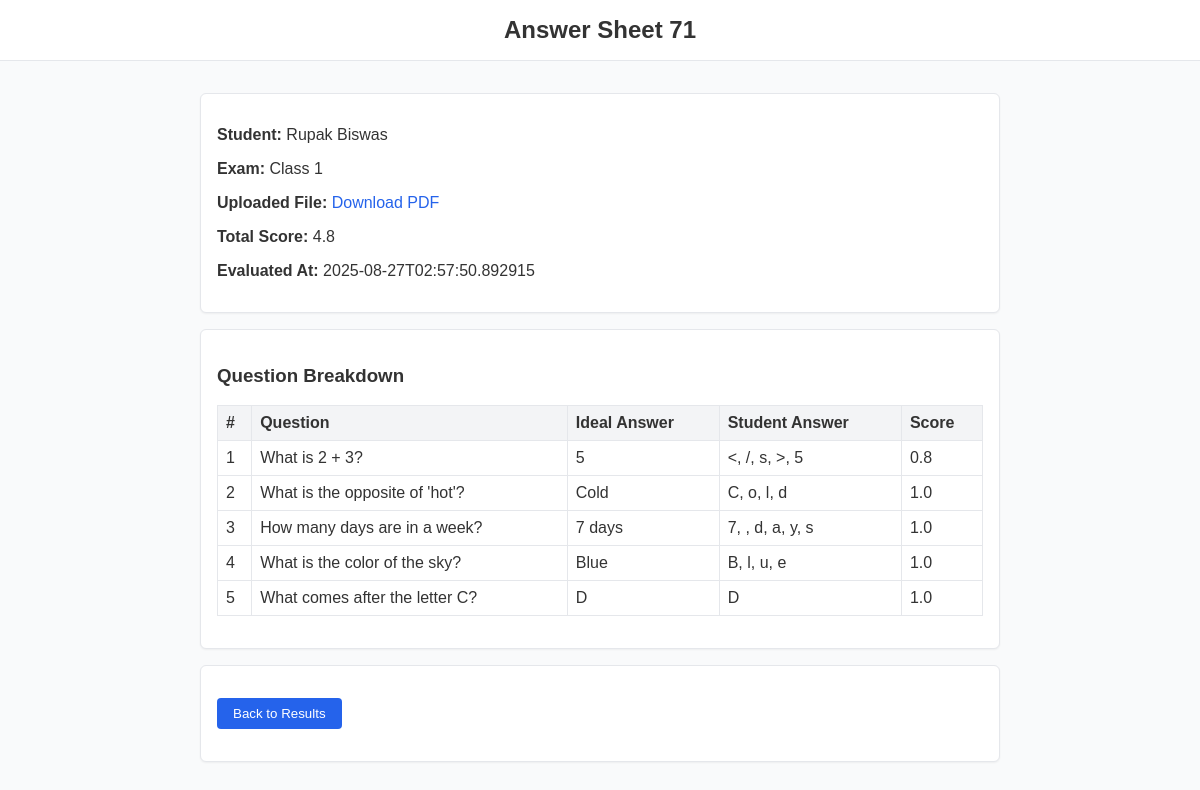
/answer_sheets/71, run on the app's committed database.
### tables this page shows
CREATE TABLE answer_sheets (
            id INTEGER PRIMARY KEY AUTOINCREMENT,
            student_id INTEGER NOT NULL,
            filename TEXT NOT NULL,
            extracted_text TEXT,
            evaluated_at TIMESTAMP,
            total_score REAL,
            FOREIGN KEY(student_id) REFERENCES students(id) ON DELETE CASCADE
        );

CREATE TABLE students (
            id INTEGER PRIMARY KEY AUTOINCREMENT,
            exam_id INTEGER NOT NULL,
            name TEXT NOT NULL,
            FOREIGN KEY(exam_id) REFERENCES exams(id) ON DELETE CASCADE
        );

CREATE TABLE exams (
            id INTEGER PRIMARY KEY AUTOINCREMENT,
            title TEXT NOT NULL,
            subject TEXT NOT NULL,
            instructions TEXT
        );

CREATE TABLE answers (
            id INTEGER PRIMARY KEY AUTOINCREMENT,
            answer_sheet_id INTEGER NOT NULL,
            question_id INTEGER NOT NULL,
            student_answer TEXT,
            score REAL,
            FOREIGN KEY(answer_sheet_id) REFERENCES answer_sheets(id) ON DELETE CASCADE,
            FOREIGN KEY(question_id) REFERENCES questions(id) ON DELETE CASCADE
        );

CREATE TABLE questions (
            id INTEGER PRIMARY KEY AUTOINCREMENT,
            exam_id INTEGER NOT NULL,
            text TEXT NOT NULL,
            ideal_answer TEXT NOT NULL,
            point_value REAL NOT NULL DEFAULT 1.0,
            FOREIGN KEY(exam_id) REFERENCES exams(id) ON DELETE CASCADE
        );

### src/controllers/routers.py (the view)
@router.get("/answer_sheets/{sheet_id}")
async def sheet_detail(request: Request, sheet_id: int):
    conn = get_db_connection()
    cur = conn.cursor()
    cur.execute(
        """
        SELECT answer_sheets.*, students.name AS student_name, exams.title AS exam_title, exams.id AS exam_id
        FROM answer_sheets
        JOIN students ON answer_sheets.student_id = students.id
        JOIN exams ON students.exam_id = exams.id
        WHERE answer_sheets.id = ?
        """,
        (sheet_id,),
    )
    sheet = cur.fetchone()
    if sheet is None:
        conn.close()
        raise HTTPException(status_code=404, detail="Answer sheet not found")
    cur.execute(
        """
        SELECT questions.text AS question_text, questions.ideal_answer, answers.student_answer, answers.score
        FROM answers
        JOIN questions ON answers.question_id = questions.id
        WHERE answers.answer_sheet_id = ?
        ORDER BY questions.id
        """,
        (sheet_id,),
    )
    evaluations = cur.fetchall()
    conn.close()
    return templates.TemplateResponse(
        "sheet_detail.html",
        {
            "request": request,
            "sheet": sheet,
            "evaluations": evaluations,
            "exam_id": sheet["exam_id"],
        },
    )

### templates/sheet_detail.html (shortened to what this page needs)
{% extends "base.html" %}
{% block content %}
<header>Answer Sheet {{ sheet.id }}</header>
<main>
  <div class="card">
    <p><strong>Student:</strong> {{ sheet.student_name }}</p>
    <p><strong>Exam:</strong> {{ sheet.exam_title }}</p>
    <p><strong>Uploaded File:</strong> <a href="/answer_sheets/{{ sheet.id }}/download">Download PDF</a></p>
    <p><strong>Total Score:</strong> {{ sheet.total_score }}</p>
    <p><strong>Evaluated At:</strong> {{ sheet.evaluated_at }}</p>
  </div>
  <div class="card">
    <h3>Question Breakdown</h3>
    {% if evaluations %}
    <table>
      <thead><tr><th>#</th><th>Question</th><th>Ideal Answer</th><th>Student Answer</th><th>Score</th></tr></thead>
      <tbody>
        {% for eval in evaluations %}
        <tr>
          <td>{{ loop.index }}</td>
          <td>{{ eval.question_text }}</td>
          <td>{{ eval.ideal_answer }}</td>
          <td>{{ eval.student_answer }}</td>
          <td>{{ eval.score }}</td>
        </tr>
        {% endfor %}
      </tbody>
    </table>
    {% else %}
    <p>No evaluation details available.</p>
    {% endif %}
  </div>
  <div class="card">
    <p><a href="/exams/{{ exam_id }}/results"><button>Back to Results</button></a></p>
  </div>
</main>
{% endblock %}

### static/style.css (style rules this page uses)
body { font-family: sans-serif; margin: 0; padding: 0; background-color: #f9fafb; color: #333; }
header { background-color: #ffffff; border-bottom: 1px solid #e5e7eb; padding: 1rem; text-align: center; font-size: 1.5rem; font-weight: 600; }
main { max-width: 800px; margin: 2rem auto; padding: 0 1rem; }
table { width: 100%; border-collapse: collapse; margin-bottom: 1rem; }
th, td { padding: 0.5rem; border: 1px solid #e5e7eb; text-align: left; }
th { background-color: #f3f4f6; }
input[type="submit"], button { background-color: #2563eb; color: #ffffff; padding: 0.5rem 1rem; border: none; border-radius: 4px; cursor: pointer; }
a { color: #2563eb; text-decoration: none; }
.card { background-color: #ffffff; border: 1px solid #e5e7eb; border-radius: 6px; padding: 1rem; margin-bottom: 1rem; box-shadow: 0 1px 2px rgba(0, 0, 0, 0.05); }

### data on the page
answer_sheets: id "71", total_score "4.8", evaluated_at "2025-08-27T02:57:50.892915"
students: student_name "Rupak Biswas"
exams: exam_title "Class 1"
answers: question_text "What is 2 + 3?", ideal_answer "5", student_answer "<, /, s, >, 5", score "0.8"
answers: question_text "What is the opposite of 'hot'?", ideal_answer "Cold", student_answer "C, o, l, d", score "1.0"
answers: question_text "How many days are in a week?", ideal_answer "7 days", student_answer "7, , d, a, y, s", score "1.0"
answers: question_text "What is the color of the sky?", ideal_answer "Blue", student_answer "B, l, u, e", score "1.0"
answers: question_text "What comes after the letter C?", ideal_answer "D", student_answer "D", score "1.0"
